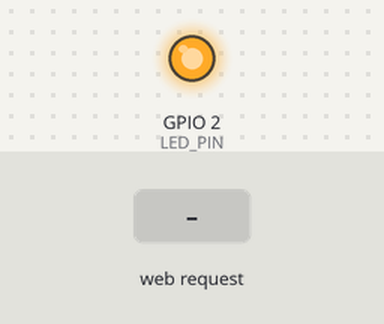
Bench run of a program on a simulated ESP8266 (NodeMCU). Parts: output pins drawn as LEDs (lit = HIGH). Inputs (shaded band) come from the test bench. What the program prints to the serial monitor is not drawn.

Above: at 1.2 s.
1.3 s: HTTP request GET /toggle received
At 2.0 s:
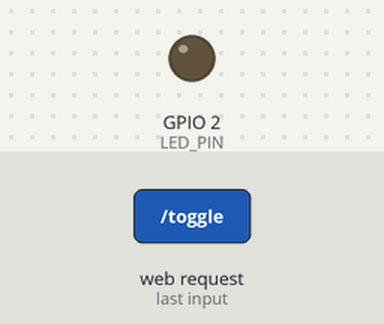
Timing chart, 0 to 4.3 s (numbered marks = the images above; inputs shaded):
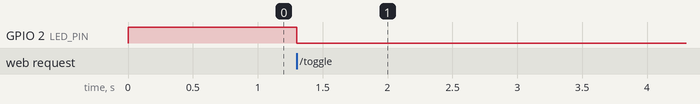

Measured:
- after the input at 1.3 s, GPIO 2 (LED_PIN): HIGH → LOW at once

The program:

main.cpp
```cpp
#include <Arduino.h>
#include <ESP8266WiFi.h>
#include <ESP8266WebServer.h>

// AP 热点配置
const char *ap_ssid = "ESP8266_LED";
const char *ap_password = "12345678";  // 至少8位，改为你想要的密码

// LED 引脚（NodeMCU 板载 LED 在 GPIO2，低电平点亮）
#define LED_PIN LED_BUILTIN

ESP8266WebServer server(80);
bool ledState = false;

// ============ 网页 HTML ============
String getHTML() {
  String color = ledState ? "#4CAF50" : "#f44336";
  String stateText = ledState ? "ON" : "OFF";

  String html = R"rawliteral(
<!DOCTYPE html>
<html>
<head>
  <meta charset="UTF-8">
  <meta name="viewport" content="width=device-width, initial-scale=1">
  <title>ESP8266 LED Control</title>
  <style>
    * { margin: 0; padding: 0; box-sizing: border-box; }
    body {
      font-family: -apple-system, sans-serif;
      display: flex; justify-content: center; align-items: center;
      min-height: 100vh;
      background: linear-gradient(135deg, #e0f0ff 0%, #b3d9ff 100%);
      color: #333;
    }
    .card {
      background: rgba(255,255,255,0.85);
      backdrop-filter: blur(10px);
      border-radius: 20px; padding: 40px;
      text-align: center; width: 300px;
      box-shadow: 0 8px 32px rgba(0,80,160,0.15);
      border: 1px solid rgba(255,255,255,0.6);
    }
    h1 { font-size: 1.5em; margin-bottom: 10px; color: #1a73e8; }
    .status { font-size: 3em; font-weight: bold; margin: 20px 0; color: #1a73e8; }
    .dot {
      width: 80px; height: 80px; margin: 20px auto;
      border-radius: 50%;
      background: )rawliteral" + color + R"rawliteral(;
      box-shadow: 0 0 )rawliteral" + String(ledState ? "30px" : "0px") + R"rawliteral( )rawliteral" + color + R"rawliteral(;
      transition: all 0.3s;
    }
    .btn {
      display: inline-block; margin-top: 20px;
      padding: 14px 50px; font-size: 1.2em;
      border: none; border-radius: 30px;
      background: linear-gradient(135deg, #4facfe 0%, #00f2fe 100%);
      color: #fff; cursor: pointer; font-weight: bold;
      box-shadow: 0 4px 15px rgba(79,172,254,0.4);
      transition: transform 0.1s;
    }
    .btn:active { transform: scale(0.95); }
  </style>
</head>
<body>
  <div class="card">
    <h1>&#128161; LED Control</h1>
    <div class="dot"></div>
    <div class="status">)rawliteral" + stateText + R"rawliteral(</div>
    <form action="/toggle" method="GET">
      <button class="btn" type="submit">Toggle</button>
    </form>
  </div>
</body>
</html>
)rawliteral";
  return html;
}

// ============ 路由处理 ============
void handleRoot() {
  server.send(200, "text/html", getHTML());
}

void handleToggle() {
  ledState = !ledState;
  digitalWrite(LED_PIN, ledState ? LOW : HIGH);  // 板载LED低电平点亮
  server.sendHeader("Location", "/");
  server.send(303);
}

void handleNotFound() {
  server.sendHeader("Location", "/");
  server.send(303);
}

// ============ 主程序 ============
void setup() {
  Serial.begin(115200);
  Serial.println();

  // 初始化 LED
  pinMode(LED_PIN, OUTPUT);
  digitalWrite(LED_PIN, HIGH);  // 默认灭

  // 创建 WiFi 热点
  WiFi.mode(WIFI_AP);
  WiFi.softAP(ap_ssid, ap_password);

  Serial.println("================================");
  Serial.println("  WiFi Hotspot Started!");
  Serial.print("  SSID: "); Serial.println(ap_ssid);
  Serial.print("  Password: "); Serial.println(ap_password);
  Serial.print("  IP: "); Serial.println(WiFi.softAPIP());
  Serial.println("================================");
  Serial.println("  Connect and visit: http://192.168.4.1");
  Serial.println("================================");

  // 设置路由
  server.on("/", handleRoot);
  server.on("/toggle", handleToggle);
  server.onNotFound(handleNotFound);

  server.begin();
  Serial.println("  Web server started!");
}

void loop() {
  server.handleClient();
}
```
